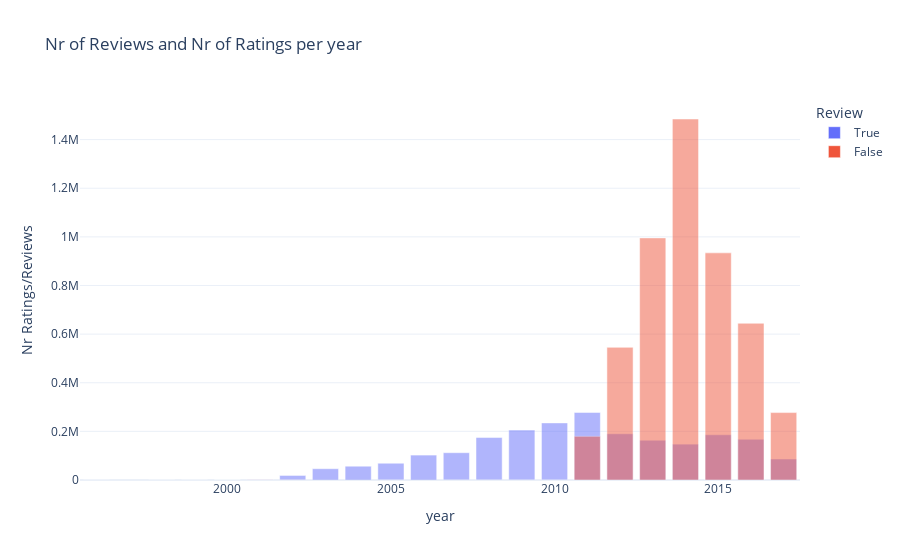

Here is the notebook cell this chart was saved with:
### Code cell
df = both_df.groupby(["year", "is_review"])["rating"].agg("count").reset_index()
fig = px.bar(df, x="year", y="rating", color="is_review", barmode="overlay",
                   labels={"is_review": "Review", "rating": "Nr Ratings/Reviews"},
                   title="Nr of Reviews and Nr of Ratings per year"
                   )

# fig.update_traces(opacity=0.5, marker_color="red", selector=dict(name="True")) 
# fig.update_traces(opacity=1, marker_color="blue", selector=dict(name="False"))
fig.write_html("illustrations/Tim/histNrReviewsVsRatings.html")
fig.show()

### Figure 1 — Plotly figure (JSON) as saved in the notebook; plotly's stock layout.template omitted (floating-point values rounded to 4 significant figures)
{"data": [{"alignmentgroup": "True", "hovertemplate": "Review=True<br>year=%{x}<br>Nr Ratings/Reviews=%{y}<extra></extra>", "legendgroup": "True", "marker": {"color": "#636efa", "opacity": 0.5, "pattern": {"shape": ""}}, "name": "True", "offsetgroup": "True", "orientation": "v", "showlegend": true, "textposition": "auto", "type": "bar", "x": [1996, 1998, 1999, 2000, 2001, 2002, 2003, 2004, 2005, 2006, 2007, 2008, 2009, 2010, 2011, 2012, 2013, 2014, 2015, 2016, 2017], "xaxis": "x", "y": [1, 134, 83, 109, 1184, 18750, 46514, 56714, 68965, 102547, 112318, 174614, 205447, 234867, 277685, 190084, 163729, 147507, 186162, 167514, 86406], "yaxis": "y"}, {"alignmentgroup": "True", "hovertemplate": "Review=False<br>year=%{x}<br>Nr Ratings/Reviews=%{y}<extra></extra>", "legendgroup": "False", "marker": {"color": "#EF553B", "opacity": 0.5, "pattern": {"shape": ""}}, "name": "False", "offsetgroup": "False", "orientation": "v", "showlegend": true, "textposition": "auto", "type": "bar", "x": [2000, 2001, 2002, 2005, 2007, 2008, 2009, 2010, 2011, 2012, 2013, 2014, 2015, 2016, 2017], "xaxis": "x", "y": [1, 570, 295, 1, 2, 7, 12, 30, 179544, 545672, 995788, 1484718, 934129, 644498, 277269], "yaxis": "y"}], "layout": {"barmode": "overlay", "legend": {"title": {"text": "Review"}, "tracegroupgap": 0}, "title": {"text": "Nr of Reviews and Nr of Ratings per year"}, "xaxis": {"anchor": "y", "domain": [0, 1], "title": {"text": "year"}}, "yaxis": {"anchor": "x", "domain": [0, 1], "title": {"text": "Nr Ratings/Reviews"}}}}
